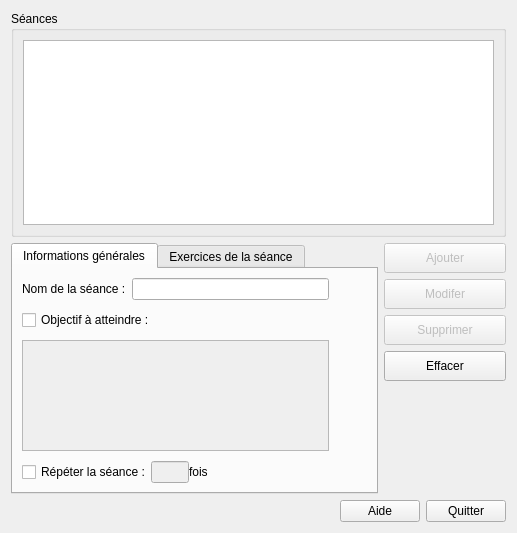
<?xml version="1.0" encoding="UTF-8"?>
<ui version="4.0">
 <class>SessionsDialog</class>
 <widget class="QDialog" name="SessionsDialog">
  <property name="geometry">
   <rect>
    <x>0</x>
    <y>0</y>
    <width>517</width>
    <height>533</height>
   </rect>
  </property>
  <property name="windowTitle">
   <string>Gestion des séances</string>
  </property>
  <property name="windowIcon">
   <iconset resource="ressources.qrc">
    <normaloff>:/images/table-icon.png</normaloff>:/images/table-icon.png</iconset>
  </property>
  <layout class="QGridLayout" name="gridLayout_2" rowstretch="45,50,5" columnstretch="75,25">
   <item row="0" column="0" colspan="2">
    <widget class="QGroupBox" name="groupBox">
     <property name="title">
      <string>Séances</string>
     </property>
     <layout class="QHBoxLayout" name="horizontalLayout_4">
      <item>
       <widget class="pTableView" name="lstSessions">
        <property name="selectionBehavior">
         <enum>QAbstractItemView::SelectRows</enum>
        </property>
       </widget>
      </item>
     </layout>
    </widget>
   </item>
   <item row="1" column="0">
    <widget class="QTabWidget" name="tabWidget">
     <property name="tabShape">
      <enum>QTabWidget::Rounded</enum>
     </property>
     <property name="currentIndex">
      <number>0</number>
     </property>
     <property name="elideMode">
      <enum>Qt::ElideMiddle</enum>
     </property>
     <property name="usesScrollButtons">
      <bool>true</bool>
     </property>
     <property name="documentMode">
      <bool>false</bool>
     </property>
     <widget class="QWidget" name="tab">
      <attribute name="title">
       <string>Informations générales</string>
      </attribute>
      <layout class="QGridLayout" name="gridLayout">
       <property name="verticalSpacing">
        <number>10</number>
       </property>
       <item row="0" column="0">
        <widget class="QLabel" name="label">
         <property name="text">
          <string>Nom de la séance :</string>
         </property>
         <property name="buddy">
          <cstring>txtSessionName</cstring>
         </property>
        </widget>
       </item>
       <item row="0" column="1" colspan="2">
        <widget class="QLineEdit" name="txtSessionName"/>
       </item>
       <item row="0" column="3">
        <spacer name="horizontalSpacer">
         <property name="orientation">
          <enum>Qt::Horizontal</enum>
         </property>
         <property name="sizeType">
          <enum>QSizePolicy::Maximum</enum>
         </property>
         <property name="sizeHint" stdset="0">
          <size>
           <width>40</width>
           <height>20</height>
          </size>
         </property>
        </spacer>
       </item>
       <item row="1" column="0" colspan="2">
        <widget class="QCheckBox" name="chkObjective">
         <property name="text">
          <string>Objectif à atteindre :</string>
         </property>
        </widget>
       </item>
       <item row="2" column="0" colspan="3">
        <widget class="QPlainTextEdit" name="txtObjective">
         <property name="enabled">
          <bool>false</bool>
         </property>
        </widget>
       </item>
       <item row="2" column="3">
        <spacer name="horizontalSpacer_2">
         <property name="orientation">
          <enum>Qt::Horizontal</enum>
         </property>
         <property name="sizeType">
          <enum>QSizePolicy::Maximum</enum>
         </property>
         <property name="sizeHint" stdset="0">
          <size>
           <width>40</width>
           <height>20</height>
          </size>
         </property>
        </spacer>
       </item>
       <item row="3" column="0" colspan="2">
        <layout class="QHBoxLayout" name="horizontalLayout">
         <item>
          <widget class="QCheckBox" name="chkLoop">
           <property name="text">
            <string>Répéter la séance :</string>
           </property>
          </widget>
         </item>
         <item>
          <widget class="QLineEdit" name="txtLoop">
           <property name="enabled">
            <bool>false</bool>
           </property>
           <property name="maximumSize">
            <size>
             <width>40</width>
             <height>16777215</height>
            </size>
           </property>
          </widget>
         </item>
         <item>
          <widget class="QLabel" name="label_2">
           <property name="text">
            <string>fois</string>
           </property>
          </widget>
         </item>
        </layout>
       </item>
       <item row="3" column="2">
        <spacer name="horizontalSpacer_3">
         <property name="orientation">
          <enum>Qt::Horizontal</enum>
         </property>
         <property name="sizeHint" stdset="0">
          <size>
           <width>103</width>
           <height>20</height>
          </size>
         </property>
        </spacer>
       </item>
      </layout>
     </widget>
     <widget class="QWidget" name="tab_2">
      <attribute name="title">
       <string>Exercices de la séance</string>
      </attribute>
      <layout class="QHBoxLayout" name="horizontalLayout_2">
       <property name="leftMargin">
        <number>2</number>
       </property>
       <property name="rightMargin">
        <number>5</number>
       </property>
       <item>
        <layout class="QVBoxLayout" name="verticalLayout_3">
         <item>
          <widget class="QPushButton" name="btnAddExercise">
           <property name="maximumSize">
            <size>
             <width>25</width>
             <height>16777215</height>
            </size>
           </property>
           <property name="text">
            <string/>
           </property>
           <property name="icon">
            <iconset resource="ressources.qrc">
             <normaloff>:/images/plus-icon.png</normaloff>:/images/plus-icon.png</iconset>
           </property>
          </widget>
         </item>
         <item>
          <widget class="QPushButton" name="btnDeleteExercise">
           <property name="maximumSize">
            <size>
             <width>25</width>
             <height>16777215</height>
            </size>
           </property>
           <property name="text">
            <string/>
           </property>
           <property name="icon">
            <iconset resource="ressources.qrc">
             <normaloff>:/images/minus-icon.png</normaloff>:/images/minus-icon.png</iconset>
           </property>
           <property name="iconSize">
            <size>
             <width>20</width>
             <height>20</height>
            </size>
           </property>
          </widget>
         </item>
         <item>
          <spacer name="verticalSpacer">
           <property name="orientation">
            <enum>Qt::Vertical</enum>
           </property>
           <property name="sizeHint" stdset="0">
            <size>
             <width>20</width>
             <height>138</height>
            </size>
           </property>
          </spacer>
         </item>
        </layout>
       </item>
       <item>
        <widget class="pTableView" name="lstExercises"/>
       </item>
      </layout>
     </widget>
    </widget>
   </item>
   <item row="1" column="1">
    <layout class="QVBoxLayout" name="verticalLayout">
     <item>
      <widget class="QPushButton" name="btnAdd">
       <property name="enabled">
        <bool>false</bool>
       </property>
       <property name="minimumSize">
        <size>
         <width>0</width>
         <height>30</height>
        </size>
       </property>
       <property name="text">
        <string>Ajouter</string>
       </property>
       <property name="icon">
        <iconset resource="ressources.qrc">
         <normaloff>:/images/add-icon.png</normaloff>:/images/add-icon.png</iconset>
       </property>
       <property name="iconSize">
        <size>
         <width>20</width>
         <height>20</height>
        </size>
       </property>
       <property name="shortcut">
        <string>CapsLock</string>
       </property>
      </widget>
     </item>
     <item>
      <widget class="QPushButton" name="btnModify">
       <property name="enabled">
        <bool>false</bool>
       </property>
       <property name="minimumSize">
        <size>
         <width>0</width>
         <height>30</height>
        </size>
       </property>
       <property name="text">
        <string>Modifer</string>
       </property>
       <property name="icon">
        <iconset resource="ressources.qrc">
         <normaloff>:/images/save-icon.gif</normaloff>:/images/save-icon.gif</iconset>
       </property>
      </widget>
     </item>
     <item>
      <widget class="QPushButton" name="btnDelete">
       <property name="enabled">
        <bool>false</bool>
       </property>
       <property name="minimumSize">
        <size>
         <width>0</width>
         <height>30</height>
        </size>
       </property>
       <property name="text">
        <string>Supprimer</string>
       </property>
       <property name="icon">
        <iconset resource="ressources.qrc">
         <normaloff>:/images/delete-icon.png</normaloff>:/images/delete-icon.png</iconset>
       </property>
      </widget>
     </item>
     <item>
      <widget class="QPushButton" name="btnReset">
       <property name="minimumSize">
        <size>
         <width>0</width>
         <height>30</height>
        </size>
       </property>
       <property name="text">
        <string>Effacer</string>
       </property>
       <property name="icon">
        <iconset resource="ressources.qrc">
         <normaloff>:/images/close-icon.png</normaloff>:/images/close-icon.png</iconset>
       </property>
      </widget>
     </item>
     <item>
      <spacer name="verticalSpacer_2">
       <property name="orientation">
        <enum>Qt::Vertical</enum>
       </property>
       <property name="sizeHint" stdset="0">
        <size>
         <width>20</width>
         <height>108</height>
        </size>
       </property>
      </spacer>
     </item>
    </layout>
   </item>
   <item row="2" column="0" colspan="2">
    <layout class="QHBoxLayout" name="horizontalLayout_3">
     <item>
      <spacer name="horizontalSpacer_4">
       <property name="orientation">
        <enum>Qt::Horizontal</enum>
       </property>
       <property name="sizeHint" stdset="0">
        <size>
         <width>308</width>
         <height>20</height>
        </size>
       </property>
      </spacer>
     </item>
     <item>
      <widget class="QPushButton" name="btnHelp">
       <property name="text">
        <string>Aide</string>
       </property>
       <property name="icon">
        <iconset resource="ressources.qrc">
         <normaloff>:/images/help-icon.png</normaloff>:/images/help-icon.png</iconset>
       </property>
      </widget>
     </item>
     <item>
      <widget class="QPushButton" name="btnClose">
       <property name="text">
        <string>Quitter</string>
       </property>
       <property name="icon">
        <iconset resource="ressources.qrc">
         <normaloff>:/images/close-icon.png</normaloff>:/images/close-icon.png</iconset>
       </property>
      </widget>
     </item>
    </layout>
   </item>
  </layout>
 </widget>
 <customwidgets>
  <customwidget>
   <class>pTableView</class>
   <extends>QTableView</extends>
   <header>widgets/pView.h</header>
  </customwidget>
 </customwidgets>
 <resources>
  <include location="ressources.qrc"/>
 </resources>
 <connections>
  <connection>
   <sender>chkObjective</sender>
   <signal>toggled(bool)</signal>
   <receiver>txtObjective</receiver>
   <slot>setEnabled(bool)</slot>
   <hints>
    <hint type="sourcelabel">
     <x>94</x>
     <y>316</y>
    </hint>
    <hint type="destinationlabel">
     <x>97</x>
     <y>367</y>
    </hint>
   </hints>
  </connection>
  <connection>
   <sender>chkLoop</sender>
   <signal>toggled(bool)</signal>
   <receiver>txtLoop</receiver>
   <slot>setEnabled(bool)</slot>
   <hints>
    <hint type="sourcelabel">
     <x>87</x>
     <y>471</y>
    </hint>
    <hint type="destinationlabel">
     <x>179</x>
     <y>484</y>
    </hint>
   </hints>
  </connection>
  <connection>
   <sender>btnClose</sender>
   <signal>clicked()</signal>
   <receiver>SessionsDialog</receiver>
   <slot>accept()</slot>
   <hints>
    <hint type="sourcelabel">
     <x>441</x>
     <y>506</y>
    </hint>
    <hint type="destinationlabel">
     <x>242</x>
     <y>500</y>
    </hint>
   </hints>
  </connection>
 </connections>
</ui>
